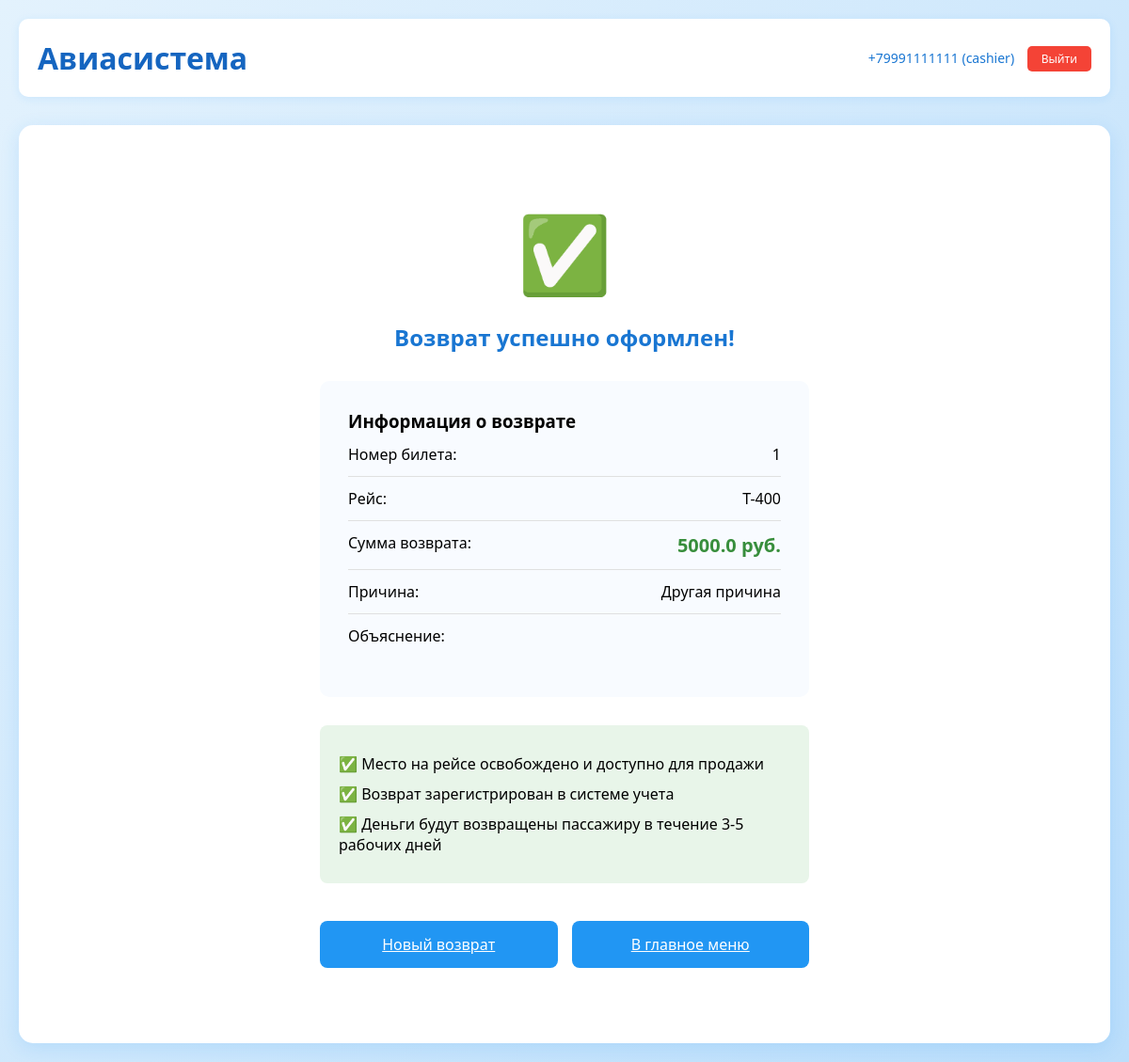
The app's page /cashier/return_success/1/ (signed in) with its own data.
### tables this page shows
CREATE TABLE tickets (
                id INTEGER PRIMARY KEY AUTOINCREMENT,
                user_id INTEGER NOT NULL,
                flight_id INTEGER NOT NULL,
                passenger_name TEXT NOT NULL,
                passenger_passport TEXT NOT NULL,
                purchase_date TIMESTAMP DEFAULT CURRENT_TIMESTAMP,
                status TEXT DEFAULT 'active',
                FOREIGN KEY (user_id) REFERENCES users (id),
                FOREIGN KEY (flight_id) REFERENCES flights (id)
            );

CREATE TABLE flights (
                id INTEGER PRIMARY KEY AUTOINCREMENT,
                flight_number TEXT NOT NULL,
                departure_city TEXT NOT NULL,
                arrival_city TEXT NOT NULL,
                departure_time TEXT NOT NULL,
                arrival_time TEXT NOT NULL,
                price REAL NOT NULL,
                seats_available INTEGER NOT NULL,
                airplane TEXT,
                staff_id INTEGER,
                status TEXT DEFAULT 'active',
                created_at TIMESTAMP DEFAULT CURRENT_TIMESTAMP,
                FOREIGN KEY (staff_id) REFERENCES users (id)
            );

### app.py (the view)
@app.route('/cashier/return_success/<int:ticket_id>/')
def return_success(ticket_id):
    if 'user_id' not in session or session.get('role') != 'cashier':
        return redirect('/login')
    db = get_db()
    cursor = db.cursor()
    cursor.execute('''
        SELECT t.*, f.flight_number, f.price, r.reason, r.explanation
        FROM tickets t
        JOIN flights f ON t.flight_id = f.id
        JOIN returns r ON t.id = r.ticket_id
        WHERE t.id = ?
    ''', (ticket_id,))
    ticket = cursor.fetchone()
    if not ticket:
        print('Информация о возврате не найдена', 'error')
        return redirect('/cashier/return')
    return render_template('cashier_return_success.html', ticket=ticket)

### app.py (called while the page is built)
@app.teardown_appcontext
def close_connection(exception):
    db = getattr(g, '_database', None)
    if db is not None:
        db.close()

@app.before_request
def check_auth():
    public_paths = ['/', '/login', '/register/client', '/register/cashier',
                   '/static/', '/welcome']
    if any(request.path.startswith(path) for path in public_paths):
        return
    if 'user_id' not in session:
        return redirect('/welcome')

def get_db():
    db = getattr(g, '_database', None)
    if db is None:
        db = g._database = sqlite3.connect('database.db')
        db.row_factory = sqlite3.Row
    return db

@app.teardown_appcontext
def close_connection(exception):
    db = getattr(g, '_database', None)
    if db is not None:
        db.close()

### templates/cashier_return_success.html (shortened to what this page needs)
{% extends "base.html" %}
{% block content %}
<div class="dashboard">
    <div class="success-container">
        <div class="success-icon">✅</div>
        <h2>Возврат успешно оформлен!</h2>
        <div class="success-details">
            <div class="detail-card">
                <h3>Информация о возврате</h3>
                <div class="detail-row">
                    <span>Номер билета:</span>
                    <span>{{ ticket['id'] }}</span>
                </div>
                <div class="detail-row">
                    <span>Рейс:</span>
                    <span>{{ ticket['flight_number'] }}</span>
                </div>
                <div class="detail-row">
                    <span>Сумма возврата:</span>
                    <span class="refund-amount">{{ ticket['price'] }} руб.</span>
                </div>
                <div class="detail-row">
                    <span>Причина:</span>
                    <span>
                        {% if ticket['reason'] == 'passenger_request' %}По желанию пассажира
                        {% elif ticket['reason'] == 'flight_cancelled' %}Отмена рейса
                        {% elif ticket['reason'] == 'passenger_illness' %}Болезнь пассажира
                        {% elif ticket['reason'] == 'schedule_change' %}Изменение расписания
                        {% else %}Другая причина{% endif %}
                    </span>
                </div>
                {% if ticket['explanation'] %}
                <div class="detail-row">
                    <span>Объяснение:</span>
                </div>
                {% endif %}
            </div>
        </div>
        <div class="success-message">
            <p>✅ Место на рейсе освобождено и доступно для продажи</p>
            <p>✅ Возврат зарегистрирован в системе учета</p>
            <p>✅ Деньги будут возвращены пассажиру в течение 3-5 рабочих дней</p>
        </div>
        <div class="success-actions">
            <a href="/cashier/return" class="btn">Новый возврат</a>
            <a href="/cashier" class="btn">В главное меню</a>
        </div>
    </div>
</div>
{% endblock %}

### static/style.css (style rules this page uses)
* { margin: 0; padding: 0; box-sizing: border-box; }
body { font-family: 'Segoe UI', Tahoma, Geneva, Verdana, sans-serif; background: linear-gradient(135deg, #e3f2fd 0%, #bbdefb 100%); min-height: 100vh; padding: 20px; }
.btn { background: #2196f3; color: white; border: none; padding: 14px; width: 100%; border-radius: 8px; font-size: 16px; font-weight: 500; cursor: pointer; transition: background 0.3s; margin-top: 10px; }
.dashboard { background: white; padding: 40px; border-radius: 15px; box-shadow: 0 5px 20px rgba(33, 150, 243, 0.15); }
.dashboard h2 { color: #1976d2; text-align: center; margin-bottom: 30px; }
.detail-row { display: flex; justify-content: space-between; margin: 12px 0; padding-bottom: 12px; border-bottom: 1px solid #e0e0e0; }
.detail-row:last-child { border-bottom: none; }
.success-container { text-align: center; max-width: 600px; margin: 0 auto; padding: 40px; }
.success-icon { font-size: 80px; color: #4caf50; margin-bottom: 20px; }
.success-details { background: #f8fbff; padding: 30px; border-radius: 10px; margin: 30px 0; text-align: left; }
.refund-amount { color: #388e3c; font-weight: bold; font-size: 20px; }
.success-message { background: #e8f5e9; padding: 20px; border-radius: 8px; margin: 30px 0; text-align: left; }
.success-message p { margin: 10px 0; display: flex; align-items: center; gap: 10px; }
.success-actions { display: flex; gap: 15px; justify-content: center; margin-top: 30px; }

### records on screen
tickets: id "1"
flights: flight_number "T-400", price "5000.0"

### other values on screen
{{ session.phone }} "+79991111111"
{{ session.role }} "cashier"
